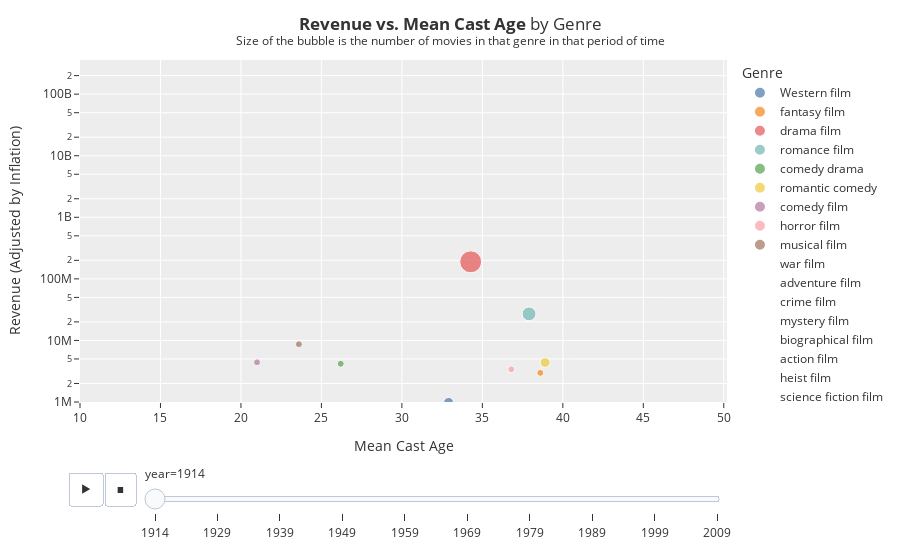

Write notebook code for a chart like this one.
### Code cell
fig = px.scatter(
    df_plot, x='mean_cast_age', y='revenue_ajusted', 
    color='genre', log_y=True, range_y=[1e6, df_plot['revenue_ajusted'].max()*100], animation_frame='year',
    range_x = [df_plot['mean_cast_age'].min()-11, df_plot['mean_cast_age'].max()+1], size='num_of_movies', size_max=90,
    color_discrete_sequence=px.colors.qualitative.T10,
    template='ggplot2'
)
fig.update_layout(
    title='<b>Revenue vs. Mean Cast Age</b> by Genre<br><sup>Size of the bubble is the number of movies in that genre in that period of time</sup>',
    xaxis_title='Mean Cast Age',
    yaxis_title='Revenue (Adjusted by Inflation)',
    legend_title='Genre',
)
fig.write_html('revenue_vs_mean_cast_age.html')
fig.show()

### Figure 1 — Plotly figure (JSON) as saved in the notebook; plotly's stock layout.template omitted (floating-point values rounded to 4 significant figures)
{"data": [{"hovertemplate": "genre=Western film<br>year=1914<br>mean_cast_age=%{x}<br>revenue_ajusted=%{y}<br>num_of_movies=%{marker.size}<extra></extra>", "legendgroup": "Western film", "marker": {"color": "#4C78A8", "size": [2], "sizemode": "area", "sizeref": 0.04148, "symbol": "circle"}, "mode": "markers", "name": "Western film", "orientation": "v", "showlegend": true, "type": "scatter", "x": [32.9], "xaxis": "x", "y": [986100.0], "yaxis": "y"}, {"hovertemplate": "genre=fantasy film<br>year=1914<br>mean_cast_age=%{x}<br>revenue_ajusted=%{y}<br>num_of_movies=%{marker.size}<extra></extra>", "legendgroup": "fantasy film", "marker": {"color": "#F58518", "size": [1], "sizemode": "area", "sizeref": 0.04148, "symbol": "circle"}, "mode": "markers", "name": "fantasy film", "orientation": "v", "showlegend": true, "type": "scatter", "x": [38.6], "xaxis": "x", "y": [2973000.0], "yaxis": "y"}, {"hovertemplate": "genre=drama film<br>year=1914<br>mean_cast_age=%{x}<br>revenue_ajusted=%{y}<br>num_of_movies=%{marker.size}<extra></extra>", "legendgroup": "drama film", "marker": {"color": "#E45756", "size": [10], "sizemode": "area", "sizeref": 0.04148, "symbol": "circle"}, "mode": "markers", "name": "drama film", "orientation": "v", "showlegend": true, "type": "scatter", "x": [34.27], "xaxis": "x", "y": [189200000.0], "yaxis": "y"}, {"hovertemplate": "genre=romance film<br>year=1914<br>mean_cast_age=%{x}<br>revenue_ajusted=%{y}<br>num_of_movies=%{marker.size}<extra></extra>", "legendgroup": "romance film", "marker": {"color": "#72B7B2", "size": [4], "sizemode": "area", "sizeref": 0.04148, "symbol": "circle"}, "mode": "markers", "name": "romance film", "orientation": "v", "showlegend": true, "type": "scatter", "x": [37.9], "xaxis": "x", "y": [27000000.0], "yaxis": "y"}, {"hovertemplate": "genre=comedy drama<br>year=1914<br>mean_cast_age=%{x}<br>revenue_ajusted=%{y}<br>num_of_movies=%{marker.size}<extra></extra>", "legendgroup": "comedy drama", "marker": {"color": "#54A24B", "size": [1], "sizemode": "area", "sizeref": 0.04148, "symbol": "circle"}, "mode": "markers", "name": "comedy drama", "orientation": "v", "showlegend": true, "type": "scatter", "x": [26.2], "xaxis": "x", "y": [4173000.0], "yaxis": "y"}, {"hovertemplate": "genre=romantic comedy<br>year=1914<br>mean_cast_age=%{x}<br>revenue_ajusted=%{y}<br>num_of_movies=%{marker.size}<extra></extra>", "legendgroup": "romantic comedy", "marker": {"color": "#EECA3B", "size": [2], "sizemode": "area", "sizeref": 0.04148, "symbol": "circle"}, "mode": "markers", "name": "romantic comedy", "orientation": "v", "showlegend": true, "type": "scatter", "x": [38.9], "xaxis": "x", "y": [4377000.0], "yaxis": "y"}, {"hovertemplate": "genre=comedy film<br>year=1914<br>mean_cast_age=%{x}<br>revenue_ajusted=%{y}<br>num_of_movies=%{marker.size}<extra></extra>", "legendgroup": "comedy film", "marker": {"color": "#B279A2", "size": [1], "sizemode": "area", "sizeref": 0.04148, "symbol": "circle"}, "mode": "markers", "name": "comedy film", "orientation": "v", "showlegend": true, "type": "scatter", "x": [21], "xaxis": "x", "y": [4414000.0], "yaxis": "y"}, {"hovertemplate": "genre=horror film<br>year=1914<br>mean_cast_age=%{x}<br>revenue_ajusted=%{y}<br>num_of_movies=%{marker.size}<extra></extra>", "legendgroup": "horror film", "marker": {"color": "#FF9DA6", "size": [1], "sizemode": "area", "sizeref": 0.04148, "symbol": "circle"}, "mode": "markers", "name": "horror film", "orientation": "v", "showlegend": true, "type": "scatter", "x": [36.8], "xaxis": "x", "y": [3395000.0], "yaxis": "y"}, {"hovertemplate": "genre=musical film<br>year=1914<br>mean_cast_age=%{x}<br>revenue_ajusted=%{y}<br>num_of_movies=%{marker.size}<extra></extra>", "legendgroup": "musical film", "marker": {"color": "#9D755D", "size": [1], "sizemode": "area", "sizeref": 0.04148, "symbol": "circle"}, "mode": "markers", "name": "musical film", "orientation": "v", "showlegend": true, "type": "scatter", "x": [23.6], "xaxis": "x", "y": [8676000.0], "yaxis": "y"}, {"hovertemplate": "genre=war film<br>year=1914<br>mean_cast_age=%{x}<br>revenue_ajusted=%{y}<br>num_of_movies=%{marker.size}<extra></extra>", "legendgroup": "war film", "marker": {"color": "#BAB0AC", "size": [0], "sizemode": "area", "sizeref": 0.04148, "symbol": "circle"}, "mode": "markers", "name": "war film", "orientation": "v", "showlegend": true, "type": "scatter", "x": [null], "xaxis": "x", "y": [0], "yaxis": "y"}, {"hovertemplate": "genre=adventure film<br>year=1914<br>mean_cast_age=%{x}<br>revenue_ajusted=%{y}<br>num_of_movies=%{marker.size}<extra></extra>", "legendgroup": "adventure film", "marker": {"color": "#4C78A8", "size": [0], "sizemode": "area", "sizeref": 0.04148, "symbol": "circle"}, "mode": "markers", "name": "adventure film", "orientation": "v", "showlegend": true, "type": "scatter", "x": [null], "xaxis": "x", "y": [0], "yaxis": "y"}, {"hovertemplate": "genre=crime film<br>year=1914<br>mean_cast_age=%{x}<br>revenue_ajusted=%{y}<br>num_of_movies=%{marker.size}<extra></extra>", "legendgroup": "crime film", "marker": {"color": "#F58518", "size": [0], "sizemode": "area", "sizeref": 0.04148, "symbol": "circle"}, "mode": "markers", "name": "crime film", "orientation": "v", "showlegend": true, "type": "scatter", "x": [null], "xaxis": "x", "y": [0], "yaxis": "y"}, {"hovertemplate": "genre=mystery film<br>year=1914<br>mean_cast_age=%{x}<br>revenue_ajusted=%{y}<br>num_of_movies=%{marker.size}<extra></extra>", "legendgroup": "mystery film", "marker": {"color": "#E45756", "size": [0], "sizemode": "area", "sizeref": 0.04148, "symbol": "circle"}, "mode": "markers", "name": "mystery film", "orientation": "v", "showlegend": true, "type": "scatter", "x": [null], "xaxis": "x", "y": [0], "yaxis": "y"}, {"hovertemplate": "genre=biographical film<br>year=1914<br>mean_cast_age=%{x}<br>revenue_ajusted=%{y}<br>num_of_movies=%{marker.size}<extra></extra>", "legendgroup": "biographical film", "marker": {"color": "#72B7B2", "size": [0], "sizemode": "area", "sizeref": 0.04148, "symbol": "circle"}, "mode": "markers", "name": "biographical film", "orientation": "v", "showlegend": true, "type": "scatter", "x": [null], "xaxis": "x", "y": [0], "yaxis": "y"}, {"hovertemplate": "genre=action film<br>year=1914<br>mean_cast_age=%{x}<br>revenue_ajusted=%{y}<br>num_of_movies=%{marker.size}<extra></extra>", "legendgroup": "action film", "marker": {"color": "#54A24B", "size": [0], "sizemode": "area", "sizeref": 0.04148, "symbol": "circle"}, "mode": "markers", "name": "action film", "orientation": "v", "showlegend": true, "type": "scatter", "x": [null], "xaxis": "x", "y": [0], "yaxis": "y"}, {"hovertemplate": "genre=heist film<br>year=1914<br>mean_cast_age=%{x}<br>revenue_ajusted=%{y}<br>num_of_movies=%{marker.size}<extra></extra>", "legendgroup": "heist film", "marker": {"color": "#EECA3B", "size": [0], "sizemode": "area", "sizeref": 0.04148, "symbol": "circle"}, "mode": "markers", "name": "heist film", "orientation": "v", "showlegend": true, "type": "scatter", "x": [null], "xaxis": "x", "y": [0], "yaxis": "y"}, {"hovertemplate": "genre=science fiction film<br>year=1914<br>mean_cast_age=%{x}<br>revenue_ajusted=%{y}<br>num_of_movies=%{marker.size}<extra></extra>", "legendgroup": "science fiction film", "marker": {"color": "#B279A2", "size": [0], "sizemode": "area", "sizeref": 0.04148, "symbol": "circle"}, "mode": "markers", "name": "science fiction film", "orientation": "v", "showlegend": true, "type": "scatter", "x": [null], "xaxis": "x", "y": [0], "yaxis": "y"}, {"hovertemplate": "genre=thriller film<br>year=1914<br>mean_cast_age=%{x}<br>revenue_ajusted=%{y}<br>num_of_movies=%{marker.size}<extra></extra>", "legendgroup": "thriller film", "marker": {"color": "#FF9DA6", "size": [0], "sizemode": "area", "sizeref": 0.04148, "symbol": "circle"}, "mode": "markers", "name": "thriller film", "orientation": "v", "showlegend": true, "type": "scatter", "x": [null], "xaxis": "x", "y": [0], "yaxis": "y"}, {"hovertemplate": "genre=buddy film<br>year=1914<br>mean_cast_age=%{x}<br>revenue_ajusted=%{y}<br>num_of_movies=%{marker.size}<extra></extra>", "legendgroup": "buddy film", "marker": {"color": "#9D755D", "size": [0], "sizemode": "area", "sizeref": 0.04148, "symbol": "circle"}, "mode": "markers", "name": "buddy film", "orientation": "v", "showlegend": true, "type": "scatter", "x": [null], "xaxis": "x", "y": [0], "yaxis": "y"}, {"hovertemplate": "genre=teen film<br>year=1914<br>mean_cast_age=%{x}<br>revenue_ajusted=%{y}<br>num_of_movies=%{marker.size}<extra></extra>", "legendgroup": "teen film", "marker": {"color": "#BAB0AC", "size": [0], "sizemode": "area", "sizeref": 0.04148, "symbol": "circle"}, "mode": "markers", "name": "teen film", "orientation": "v", "showlegend": true, "type": "scatter", "x": [null], "xaxis": "x", "y": [0], "yaxis": "y"}, {"hovertemplate": "genre=neo-noir<br>year=1914<br>mean_cast_age=%{x}<br>revenue_ajusted=%{y}<br>num_of_movies=%{marker.size}<extra></extra>", "legendgroup": "neo-noir", "marker": {"color": "#4C78A8", "size": [0], "sizemode": "area", "sizeref": 0.04148, "symbol": "circle"}, "mode": "markers", "name": "neo-noir", "orientation": "v", "showlegend": true, "type": "scatter", "x": [null], "xaxis": "x", "y": [0], "yaxis": "y"}], "layout": {"legend": {"itemsizing": "constant", "title": {"text": "Genre"}, "tracegroupgap": 0}, "margin": {"t": 60}, "sliders": [{"active": 0, "currentvalue": {"prefix": "year="}, "len": 0.9, "pad": {"b": 10, "t": 60}, "steps": [{"args": [["1914"], {"frame": {"duration": 0, "redraw": false}, "fromcurrent": true, "mode": "immediate", "transition": {"duration": 0, "easing": "linear"}}], "label": "1914", "method": "animate"}, {"args": [["1929"], {"frame": {"duration": 0, "redraw": false}, "fromcurrent": true, "mode": "immediate", "transition": {"duration": 0, "easing": "linear"}}], "label": "1929", "method": "animate"}, {"args": [["1939"], {"frame": {"duration": 0, "redraw": false}, "fromcurrent": true, "mode": "immediate", "transition": {"duration": 0, "easing": "linear"}}], "label": "1939", "method": "animate"}, {"args": [["1949"], {"frame": {"duration": 0, "redraw": false}, "fromcurrent": true, "mode": "immediate", "transition": {"duration": 0, "easing": "linear"}}], "label": "1949", "method": "animate"}, {"args": [["1959"], {"frame": {"duration": 0, "redraw": false}, "fromcurrent": true, "mode": "immediate", "transition": {"duration": 0, "easing": "linear"}}], "label": "1959", "method": "animate"}, {"args": [["1969"], {"frame": {"duration": 0, "redraw": false}, "fromcurrent": true, "mode": "immediate", "transition": {"duration": 0, "easing": "linear"}}], "label": "1969", "method": "animate"}, {"args": [["1979"], {"frame": {"duration": 0, "redraw": false}, "fromcurrent": true, "mode": "immediate", "transition": {"duration": 0, "easing": "linear"}}], "label": "1979", "method": "animate"}, {"args": [["1989"], {"frame": {"duration": 0, "redraw": false}, "fromcurrent": true, "mode": "immediate", "transition": {"duration": 0, "easing": "linear"}}], "label": "1989", "method": "animate"}, {"args": [["1999"], {"frame": {"duration": 0, "redraw": false}, "fromcurrent": true, "mode": "immediate", "transition": {"duration": 0, "easing": "linear"}}], "label": "1999", "method": "animate"}, {"args": [["2009"], {"frame": {"duration": 0, "redraw": false}, "fromcurrent": true, "mode": "immediate", "transition": {"duration": 0, "easing": "linear"}}], "label": "2009", "method": "animate"}], "x": 0.1, "xanchor": "left", "y": 0, "yanchor": "top"}], "title": {"text": "<b>Revenue vs. Mean Cast Age</b> by Genre<br><sup>Size of the bubble is the number of movies in that genre in that period of time</sup>"}, "updatemenus": [{"buttons": [{"args": [null, {"frame": {"duration": 500, "redraw": false}, "fromcurrent": true, "mode": "immediate", "transition": {"duration": 500, "easing": "linear"}}], "label": "&#9654;", "method": "animate"}, {"args": [[null], {"frame": {"duration": 0, "redraw": false}, "fromcurrent": true, "mode": "immediate", "transition": {"duration": 0, "easing": "linear"}}], "label": "&#9724;", "method": "animate"}], "direction": "left", "pad": {"r": 10, "t": 70}, "showactive": false, "type": "buttons", "x": 0.1, "xanchor": "right", "y": 0, "yanchor": "top"}], "xaxis": {"anchor": "y", "domain": [0, 1], "range": [10, 50.2], "title": {"text": "Mean Cast Age"}}, "yaxis": {"anchor": "x", "domain": [0, 1], "range": [6.0, 11.55], "title": {"text": "Revenue (Adjusted by Inflation)"}, "type": "log"}}}
